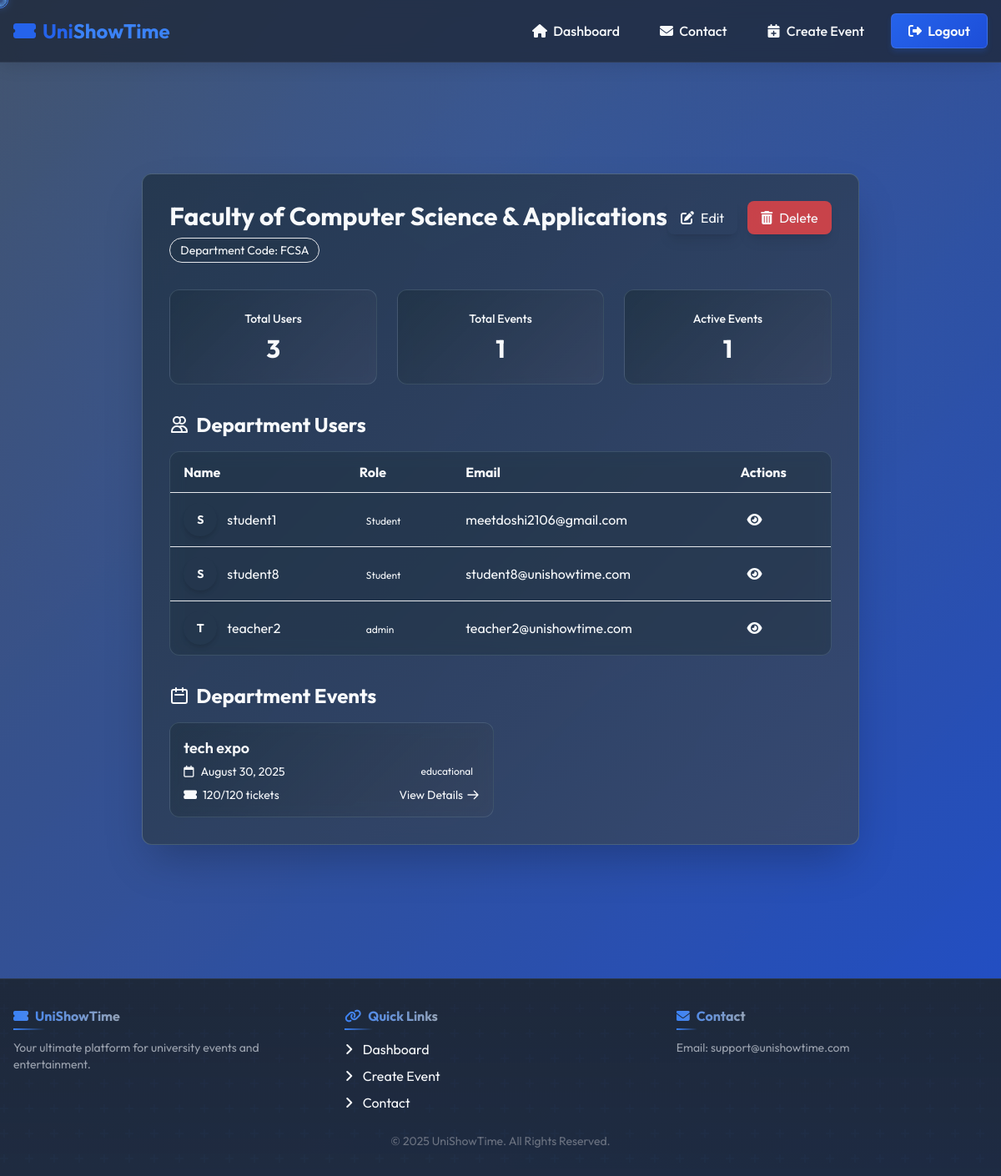
Screenshot of /department/2/ (signed in) with the database file from the repository.
### mainapp/models.py (models this page shows, shortened)
class Department(models.Model):
    name = models.CharField(max_length=100, unique=True)
    code = models.CharField(max_length=10, unique=True)
    class Meta:
        verbose_name_plural = "Departments"

class Event(models.Model):
    CATEGORY_CHOICES = (
        ('seminar', 'Seminar'),
        ('concert', 'Concert'),
        ('stage_event', 'Stage Event'),
        ('educational', 'Educational'),
        ('other', 'Other'),
    )
    title = models.CharField(max_length=200)
    description = models.TextField()
    date = models.DateTimeField(null=True, blank=True)
    location = models.CharField(max_length=200, null=True, blank=True)
    image = models.ImageField(upload_to='event_images/', null=True, blank=True)
    available_tickets = models.IntegerField(default=0)
    ticket_price = models.DecimalField(max_digits=10, decimal_places=2, default=0.00)
    department = models.ForeignKey(Department, on_delete=models.SET_NULL, null=True, blank=True, related_name='events')
    created_by = models.ForeignKey(CustomUser, on_delete=models.CASCADE, related_name='created_events')
    category = models.CharField(max_length=20, choices=CATEGORY_CHOICES, default='other')
    def tickets_left(self):
        return self.available_tickets - self.ticket_set.count()

class CustomUser(AbstractUser, PermissionsMixin):
    role = models.CharField(max_length=20, choices=ROLE_CHOICES, default='student')
    enrollment_no = models.CharField(max_length=20, unique=True, null=True, blank=True)
    department = models.ForeignKey(Department, on_delete=models.SET_NULL, null=True, blank=True)
    profile_image = models.ImageField(upload_to='profiles/', blank=True, null=True)
    @property
    def is_super_admin(self):
        return self.role == 'superadmin'

### mainapp/views.py (the view)
# urls.py: path('department/<int:department_id>/', views.department_details, name='department_details'),
@login_required
def department_details(request, department_id):
    if request.user.role != 'superadmin':
        return HttpResponseForbidden("You don't have permission to view this page.")
    from django.utils import timezone
    department = get_object_or_404(Department, id=department_id)
    users = CustomUser.objects.filter(department=department)
    return render(request, 'mainapp/department_details.html', {
        'department': department,
        'users': users,
        'now': timezone.now()
    })

### mainapp/templates/mainapp/department_details.html (shortened to what this page needs)
{% extends "base.html" %}
{% block content %}
<div class="container mx-auto px-4 py-8 mt-20">
    <div class="max-w-5xl mx-auto">
        <div class="relative rounded-xl overflow-hidden shadow-2xl mb-8"
             style="background: linear-gradient(135deg, rgba(33, 52, 72, 0.85), rgba(57, 72, 103, 0.85)); backdrop-filter: blur(10px); border: 1px solid rgba(148, 180, 193, 0.3);">
            <div class="absolute top-0 right-0 w-64 h-64 bg-gradient-to-br from-transparent to-#94B4C1 opacity-10 rounded-bl-full"></div>
            <div class="absolute bottom-0 left-0 w-48 h-48 bg-gradient-to-tr from-transparent to-#ECEFCA opacity-10 rounded-tr-full"></div>
            <div class="relative p-8 z-10">
                <div class="flex items-start justify-between mb-8">
                    <div>
                        <h1 class="text-3xl font-bold text-#F1F6F9 mb-2">{{ department.name }}</h1>
                        <div class="px-3 py-1 inline-block bg-#547792/50 text-#94B4C1 text-sm rounded-full backdrop-filter backdrop-blur-sm border border-#547792/30">
                            Department Code: {{ department.code }}
                        </div>
                    </div>
                    {% if request.user.is_super_admin %}
                        <div class="flex space-x-3">
                            <a href="{% url 'edit_department' department.id %}"
                               class="flex items-center px-4 py-2 rounded-lg bg-#547792 text-#F1F6F9 hover:bg-#94B4C1 hover:text-#213448 transition-all duration-300 shadow-lg transform hover:scale-105">
                                <i class="fas fa-edit mr-2"></i>Edit
                            </a>
                            <button onclick="confirmDelete()"
                                    class="flex items-center px-4 py-2 rounded-lg bg-red-500/80 text-#F1F6F9 hover:bg-red-600 transition-all duration-300 shadow-lg transform hover:scale-105">
                                <i class="fas fa-trash-alt mr-2"></i>Delete
                            </button>
                        </div>
                    {% endif %}
                </div>
                <div class="grid grid-cols-1 md:grid-cols-3 gap-6 mb-8">
                    <div class="relative overflow-hidden rounded-xl p-6 text-center"
                         style="background: linear-gradient(135deg, rgba(33, 52, 72, 0.9), rgba(57, 72, 103, 0.7)); backdrop-filter: blur(8px); border: 1px solid rgba(148, 180, 193, 0.2);">
                        <div class="absolute top-0 right-0 w-16 h-16 bg-gradient-to-br from-transparent to-#94B4C1 opacity-10 rounded-bl-full"></div>
                        <h3 class="text-sm font-medium text-#94B4C1 mb-2">Total Users</h3>
                        <p class="text-3xl font-bold text-#F1F6F9">{{ users.count }}</p>
                    </div>
                    <div class="relative overflow-hidden rounded-xl p-6 text-center"
                         style="background: linear-gradient(135deg, rgba(33, 52, 72, 0.9), rgba(57, 72, 103, 0.7)); backdrop-filter: blur(8px); border: 1px solid rgba(148, 180, 193, 0.2);">
                        <div class="absolute top-0 right-0 w-16 h-16 bg-gradient-to-br from-transparent to-#94B4C1 opacity-10 rounded-bl-full"></div>
                        <h3 class="text-sm font-medium text-#94B4C1 mb-2">Total Events</h3>
                        <p class="text-3xl font-bold text-#F1F6F9">{{ department.events.count }}</p>
                    </div>
                    <div class="relative overflow-hidden rounded-xl p-6 text-center"
                         style="background: linear-gradient(135deg, rgba(33, 52, 72, 0.9), rgba(57, 72, 103, 0.7)); backdrop-filter: blur(8px); border: 1px solid rgba(148, 180, 193, 0.2);">
                        <div class="absolute top-0 right-0 w-16 h-16 bg-gradient-to-br from-transparent to-#94B4C1 opacity-10 rounded-bl-full"></div>
                        <h3 class="text-sm font-medium text-#94B4C1 mb-2">Active Events</h3>
                        <p class="text-3xl font-bold text-#F1F6F9">{{ department.events.all|length }}</p>
                    </div>
                </div>
                <div class="mb-8">
                    <h2 class="text-2xl font-bold text-#ECEFCA mb-4 flex items-center">
                        <svg class="w-6 h-6 mr-2" fill="none" stroke="currentColor" viewBox="0 0 24 24">
                            <path stroke-linecap="round" stroke-linejoin="round" stroke-width="2" d="M12 4.354a4 4 0 110 5.292M15 21H3v-1a6 6 0 0112 0v1zm0 0h6v-1a6 6 0 00-9-5.197M13 7a4 4 0 11-8 0 4 4 0 018 0z" />
                        </svg>
                        Department Users
                    </h2>
                    <div class="overflow-x-auto rounded-xl"
                         style="background: rgba(33, 52, 72, 0.5); backdrop-filter: blur(8px); border: 1px solid rgba(148, 180, 193, 0.2);">
                        <table class="w-full">
                            <thead>
                                <tr class="text-left text-#94B4C1 border-b border-#547792/30">
                                    <th class="px-4 py-3">Name</th>
                                    <th class="px-4 py-3">Role</th>
                                    <th class="px-4 py-3">Email</th>
                                    <th class="px-4 py-3">Actions</th>
                                </tr>
                            </thead>
                            <tbody class="divide-y divide-#547792/20">
                                {% for user in users %}
                                    <tr class="text-#F1F6F9 hover:bg-#547792/20 transition-colors">
                                        <td class="px-4 py-3">
                                            <div class="flex items-center space-x-3">
                                                {% if user.profile_image %}
                                                    <img src="{{ user.profile_image.url }}" alt="{{ user.username }}" class="w-10 h-10 rounded-full object-cover border-2 border-#547792/50">
                                                {% else %}
                                                    <div class="w-10 h-10 rounded-full bg-#547792 flex items-center justify-center text-sm font-bold shadow-md">
                                                        {{ user.username|make_list|first|upper }}
                                                    </div>
                                                {% endif %}
                                                <span>{{ user.username }}</span>
                                            </div>
                                        </td>
                                        <td class="px-4 py-3">
                                            <span class="px-2 py-1 bg-#547792/30 text-#ECEFCA text-xs rounded-full">
                                                {{ user.get_role_display }}
                                            </span>
                                        </td>
                                        <td class="px-4 py-3">{{ user.email }}</td>
                                        <td class="px-4 py-3">
                                            <a href="{% url 'user_details' user.id %}"
                                               class="p-2 rounded-full bg-#547792/20 text-#94B4C1 hover:bg-#547792/40 hover:text-#ECEFCA transition-all inline-flex">
                                                <i class="fas fa-eye"></i>
                                            </a>
                                        </td>
                                    </tr>
                                {% endfor %}
                            </tbody>
                        </table>
                    </div>
                </div>
                <div>
                    <h2 class="text-2xl font-bold text-#ECEFCA mb-4 flex items-center">
                        <svg class="w-6 h-6 mr-2" fill="none" stroke="currentColor" viewBox="0 0 24 24">
                            <path stroke-linecap="round" stroke-linejoin="round" stroke-width="2" d="M8 7V3m8 4V3m-9 8h10M5 21h14a2 2 0 002-2V7a2 2 0 00-2-2H5a2 2 0 00-2 2v12a2 2 0 002 2z" />
                        </svg>
                        Department Events
                    </h2>
                    <div class="grid grid-cols-1 md:grid-cols-2 gap-4">
                        {% for event in department.events.all %}
                            <div class="relative overflow-hidden rounded-xl p-4 transform hover:scale-105 transition-all duration-300"
                                 style="background: linear-gradient(135deg, rgba(33, 52, 72, 0.7), rgba(57, 72, 103, 0.5)); backdrop-filter: blur(8px); border: 1px solid rgba(148, 180, 193, 0.2);">
                                <div class="absolute top-0 right-0 w-24 h-24 bg-gradient-to-br from-transparent to-#94B4C1 opacity-10 rounded-bl-full"></div>
                                <h3 class="text-lg font-semibold text-#F1F6F9 mb-1">{{ event.title }}</h3>
                                <div class="flex justify-between items-center mb-2">
                                    <span class="text-#94B4C1 text-sm flex items-center">
                                        <i class="far fa-calendar mr-2"></i>{{ event.date|date:"F d, Y" }}
                                    </span>
                                    <span class="px-2 py-0.5 bg-#547792/30 text-#ECEFCA text-xs rounded-full">
                                        {{ event.category }}
                                    </span>
                                </div>
                                <div class="flex justify-between items-center">
                                    <span class="text-sm text-#94B4C1">
                                        <i class="fas fa-ticket-alt mr-1"></i> {{ event.tickets_left }}/{{ event.available_tickets }} tickets
                                    </span>
                                    <a href="{% url 'event_details' event.id %}"
                                       class="flex items-center text-#ECEFCA hover:text-#F1F6F9 text-sm transition-colors">
                                        View Details
                                        <svg class="w-4 h-4 ml-1" fill="none" stroke="currentColor" viewBox="0 0 24 24">
                                            <path stroke-linecap="round" stroke-linejoin="round" stroke-width="2" d="M14 5l7 7m0 0l-7 7m7-7H3" />
                                        </svg>
                                    </a>
                                </div>
                            </div>
                        {% endfor %}
                    </div>
                </div>
            </div>
        </div>
    </div>
</div>
{% endblock %}

### mainapp/templates/base.html (style rules this page uses)
:root { --primary: #2563eb; --primary-light: #3b82f6; --primary-dark: #1d4ed8; --secondary: #64748b; --secondary-light: #94a3b8; --secondary-dark: #475569; --dark: #1e293b; --dark-light: #334155; --light: #f8fafc; --accent: #8b5cf6; --accent-light: #a78bfa; --accent-dark: #7c3aed; --success: #10b981; --success-light: #34d399; --success-dark: #059669; --warning: #f59e0b; --warning-light: #fbbf24; --warning-dark: #d97706; --error: #ef4444; --error-light: #f87171; --error-dark: #dc2626; }
body { font-family: 'Outfit', sans-serif; background: var(--dark); color: var(--light); margin: 0; min-height: 100vh; display: flex; flex-direction: column; overflow-x: hidden; }

### rows the page displays
Department: name "Faculty of Computer Science & Applications", code "FCSA", events.count "1", events.all|length "1"
CustomUser: username|make_list "S", username "student1", role "Student", email "meetdoshi2106@gmail.com"
CustomUser: username|make_list "S", username "student8", role "Student", email "student8@unishowtime.com"
CustomUser: username|make_list "T", username "teacher2", role "admin", email "teacher2@unishowtime.com"
Event: title "tech expo", date "August 30, 2025", category "educational", tickets_left "120", available_tickets "120"

### other values shown
{{ users.count }} "3"
